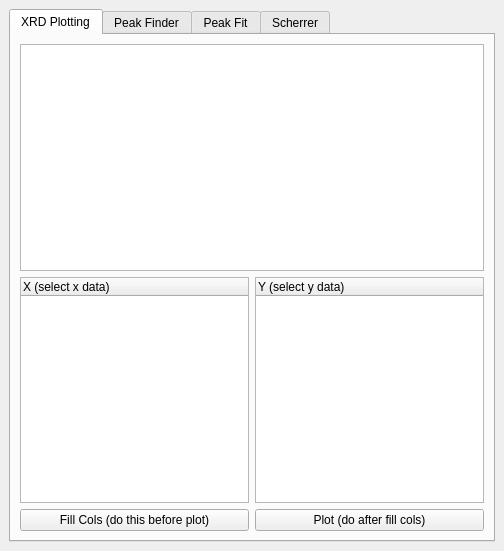
<?xml version="1.0" encoding="UTF-8"?>
<ui version="4.0">
 <class>DockWidget</class>
 <widget class="QDockWidget" name="DockWidget">
  <property name="geometry">
   <rect>
    <x>0</x>
    <y>0</y>
    <width>504</width>
    <height>551</height>
   </rect>
  </property>
  <property name="windowTitle">
   <string>Views</string>
  </property>
  <widget class="QWidget" name="dockWidgetContents">
   <layout class="QGridLayout" name="gridLayout">
    <item row="0" column="1">
     <widget class="QTabWidget" name="tabWidget">
      <property name="currentIndex">
       <number>0</number>
      </property>
      <widget class="QWidget" name="tab">
       <attribute name="title">
        <string>XRD Plotting</string>
       </attribute>
       <layout class="QGridLayout" name="gridLayout_2">
        <item row="1" column="0">
         <widget class="QTreeWidget" name="tw_x">
          <column>
           <property name="text">
            <string>X (select x data)</string>
           </property>
          </column>
         </widget>
        </item>
        <item row="1" column="1">
         <widget class="QTreeWidget" name="tw_y">
          <column>
           <property name="text">
            <string>Y (select y data)</string>
           </property>
          </column>
         </widget>
        </item>
        <item row="0" column="0" colspan="2">
         <widget class="QTreeView" name="treeView"/>
        </item>
        <item row="2" column="0">
         <widget class="QPushButton" name="fillcols_pb">
          <property name="text">
           <string>Fill Cols (do this before plot)</string>
          </property>
         </widget>
        </item>
        <item row="2" column="1">
         <widget class="QPushButton" name="plot_pb">
          <property name="text">
           <string>Plot (do after fill cols)</string>
          </property>
         </widget>
        </item>
       </layout>
      </widget>
      <widget class="QWidget" name="tab_2">
       <attribute name="title">
        <string>Peak Finder</string>
       </attribute>
       <layout class="QGridLayout" name="gridLayout_3">
        <item row="4" column="0">
         <widget class="QRadioButton" name="radioButton_2">
          <property name="text">
           <string>Log </string>
          </property>
         </widget>
        </item>
        <item row="5" column="0" colspan="2">
         <widget class="Line" name="line_2">
          <property name="orientation">
           <enum>Qt::Horizontal</enum>
          </property>
         </widget>
        </item>
        <item row="7" column="0" colspan="2">
         <widget class="QListView" name="listView"/>
        </item>
        <item row="3" column="0" colspan="2">
         <widget class="Line" name="line">
          <property name="orientation">
           <enum>Qt::Horizontal</enum>
          </property>
         </widget>
        </item>
        <item row="4" column="1">
         <widget class="QRadioButton" name="radioButton_3">
          <property name="text">
           <string>Linear</string>
          </property>
          <property name="checked">
           <bool>true</bool>
          </property>
         </widget>
        </item>
        <item row="0" column="0">
         <widget class="QLabel" name="label">
          <property name="maximumSize">
           <size>
            <width>16777215</width>
            <height>50</height>
           </size>
          </property>
          <property name="text">
           <string>Threshold</string>
          </property>
         </widget>
        </item>
        <item row="1" column="1">
         <widget class="QLabel" name="label_11">
          <property name="text">
           <string>0</string>
          </property>
         </widget>
        </item>
        <item row="1" column="0">
         <widget class="QSlider" name="horizontalSlider">
          <property name="orientation">
           <enum>Qt::Horizontal</enum>
          </property>
         </widget>
        </item>
        <item row="0" column="1">
         <widget class="QCheckBox" name="checkBox">
          <property name="text">
           <string>On</string>
          </property>
         </widget>
        </item>
       </layout>
      </widget>
      <widget class="QWidget" name="tab_4">
       <attribute name="title">
        <string>Peak Fit</string>
       </attribute>
       <layout class="QGridLayout" name="gridLayout_5">
        <item row="0" column="1">
         <widget class="QSpinBox" name="lambda_sb">
          <property name="maximum">
           <number>999999999</number>
          </property>
          <property name="singleStep">
           <number>1000</number>
          </property>
          <property name="value">
           <number>1000</number>
          </property>
         </widget>
        </item>
        <item row="2" column="1">
         <widget class="QPushButton" name="baseline_pb">
          <property name="text">
           <string>Baseline</string>
          </property>
         </widget>
        </item>
        <item row="4" column="0">
         <widget class="QComboBox" name="fittype_cb">
          <item>
           <property name="text">
            <string>Gaussian</string>
           </property>
          </item>
          <item>
           <property name="text">
            <string>Pseudo-Voigt</string>
           </property>
          </item>
          <item>
           <property name="text">
            <string>Lorentz</string>
           </property>
          </item>
         </widget>
        </item>
        <item row="0" column="0">
         <widget class="QLabel" name="label_9">
          <property name="text">
           <string>&lt;html&gt;&lt;head/&gt;&lt;body&gt;&lt;p&gt;λ  (smoothness)&lt;/p&gt;&lt;/body&gt;&lt;/html&gt;</string>
          </property>
         </widget>
        </item>
        <item row="1" column="1">
         <widget class="QDoubleSpinBox" name="p_sb">
          <property name="decimals">
           <number>5</number>
          </property>
          <property name="maximum">
           <double>1.000000000000000</double>
          </property>
          <property name="singleStep">
           <double>0.005000000000000</double>
          </property>
          <property name="value">
           <double>0.010000000000000</double>
          </property>
         </widget>
        </item>
        <item row="5" column="0" colspan="2">
         <widget class="QTableWidget" name="tw_fit_params">
          <property name="maximumSize">
           <size>
            <width>400</width>
            <height>120</height>
           </size>
          </property>
          <property name="rowCount">
           <number>2</number>
          </property>
          <property name="columnCount">
           <number>3</number>
          </property>
          <row>
           <property name="text">
            <string>Peak 1</string>
           </property>
          </row>
          <row>
           <property name="text">
            <string>Peak 2</string>
           </property>
          </row>
          <column>
           <property name="text">
            <string>Amplitude</string>
           </property>
          </column>
          <column>
           <property name="text">
            <string>Peak Position</string>
           </property>
          </column>
          <column>
           <property name="text">
            <string>Sigma</string>
           </property>
          </column>
         </widget>
        </item>
        <item row="1" column="0">
         <widget class="QLabel" name="label_10">
          <property name="text">
           <string>P (asymetry) </string>
          </property>
         </widget>
        </item>
        <item row="7" column="1">
         <widget class="QPushButton" name="fit_pb">
          <property name="text">
           <string>Fit</string>
          </property>
         </widget>
        </item>
        <item row="3" column="0" colspan="2">
         <widget class="Line" name="line_5">
          <property name="orientation">
           <enum>Qt::Horizontal</enum>
          </property>
         </widget>
        </item>
        <item row="7" column="0">
         <widget class="QPushButton" name="fit_init_pb">
          <property name="text">
           <string>Fit Init</string>
          </property>
         </widget>
        </item>
        <item row="8" column="0" colspan="2">
         <widget class="QTextEdit" name="fit_results_te"/>
        </item>
        <item row="4" column="1">
         <widget class="QSpinBox" name="num_peaks_sb">
          <property name="minimum">
           <number>1</number>
          </property>
          <property name="maximum">
           <number>2</number>
          </property>
         </widget>
        </item>
       </layout>
      </widget>
      <widget class="QWidget" name="tab_3">
       <attribute name="title">
        <string>Scherrer</string>
       </attribute>
       <layout class="QGridLayout" name="gridLayout_4">
        <item row="11" column="0">
         <widget class="QLabel" name="label_7">
          <property name="text">
           <string>&lt;html&gt;&lt;head/&gt;&lt;body&gt;&lt;p&gt;crystal size (in units of &amp;lambda;)&lt;/p&gt;&lt;/body&gt;&lt;/html&gt;</string>
          </property>
         </widget>
        </item>
        <item row="6" column="0">
         <widget class="QLabel" name="label_5">
          <property name="text">
           <string>&lt;html&gt;&lt;head/&gt;&lt;body&gt;&lt;p&gt;&amp;theta;  (peak is at 2&amp;theta;) &lt;/p&gt;&lt;/body&gt;&lt;/html&gt;</string>
          </property>
         </widget>
        </item>
        <item row="9" column="0">
         <widget class="QPushButton" name="go_pb">
          <property name="text">
           <string>Go</string>
          </property>
         </widget>
        </item>
        <item row="7" column="1" colspan="2">
         <widget class="QDoubleSpinBox" name="fwhm_sb">
          <property name="decimals">
           <number>7</number>
          </property>
          <property name="maximum">
           <double>99.000000000000000</double>
          </property>
          <property name="singleStep">
           <double>0.100000000000000</double>
          </property>
          <property name="value">
           <double>1.000000000000000</double>
          </property>
         </widget>
        </item>
        <item row="11" column="1">
         <widget class="QLabel" name="c_size_label">
          <property name="maximumSize">
           <size>
            <width>16777215</width>
            <height>50</height>
           </size>
          </property>
          <property name="text">
           <string>0</string>
          </property>
         </widget>
        </item>
        <item row="6" column="1" colspan="2">
         <widget class="QDoubleSpinBox" name="theta_sb">
          <property name="value">
           <double>30.000000000000000</double>
          </property>
         </widget>
        </item>
        <item row="4" column="1" colspan="2">
         <widget class="QDoubleSpinBox" name="k_sb">
          <property name="maximum">
           <double>2.000000000000000</double>
          </property>
          <property name="singleStep">
           <double>0.050000000000000</double>
          </property>
          <property name="value">
           <double>1.000000000000000</double>
          </property>
         </widget>
        </item>
        <item row="3" column="0" colspan="3">
         <widget class="Line" name="line_4">
          <property name="orientation">
           <enum>Qt::Horizontal</enum>
          </property>
         </widget>
        </item>
        <item row="7" column="0">
         <widget class="QLabel" name="label_6">
          <property name="text">
           <string>FWHM (in Rad.)</string>
          </property>
         </widget>
        </item>
        <item row="5" column="0">
         <widget class="QLabel" name="label_3">
          <property name="text">
           <string>&lt;html&gt;&lt;head/&gt;&lt;body&gt;&lt;p&gt;&amp;lambda;  (x-ray wavelength) nm &lt;/p&gt;&lt;/body&gt;&lt;/html&gt;</string>
          </property>
         </widget>
        </item>
        <item row="11" column="2">
         <widget class="QLabel" name="label_8">
          <property name="text">
           <string>nm</string>
          </property>
         </widget>
        </item>
        <item row="4" column="0">
         <widget class="QLabel" name="label_2">
          <property name="text">
           <string>k (shape factor)</string>
          </property>
         </widget>
        </item>
        <item row="9" column="1" colspan="2">
         <widget class="Line" name="line_3">
          <property name="orientation">
           <enum>Qt::Horizontal</enum>
          </property>
         </widget>
        </item>
        <item row="5" column="1" colspan="2">
         <widget class="QDoubleSpinBox" name="lambda_sb_2">
          <property name="decimals">
           <number>3</number>
          </property>
          <property name="value">
           <double>0.154000000000000</double>
          </property>
         </widget>
        </item>
        <item row="0" column="2">
         <widget class="QLabel" name="label_4">
          <property name="maximumSize">
           <size>
            <width>16777215</width>
            <height>50</height>
           </size>
          </property>
          <property name="layoutDirection">
           <enum>Qt::LeftToRight</enum>
          </property>
          <property name="text">
           <string>&lt;p&gt;Size =  (k*&amp;lambda;)/(cos(&amp;theta;)*FWHM)&lt;/p&gt;</string>
          </property>
         </widget>
        </item>
        <item row="0" column="0">
         <widget class="QLabel" name="label_12">
          <property name="text">
           <string>&lt;p&gt;Gaussian FWHM: 2.3548&amp;sigma;&lt;/p&gt;
&lt;p&gt;Lorentz FWHM: 2&amp;sigma; &lt;/p&gt;
&lt;p&gt;Voigt FWHM: 3.6013&amp;sigma;&lt;/p&gt;</string>
          </property>
         </widget>
        </item>
       </layout>
      </widget>
     </widget>
    </item>
   </layout>
  </widget>
 </widget>
 <resources/>
 <connections/>
</ui>
